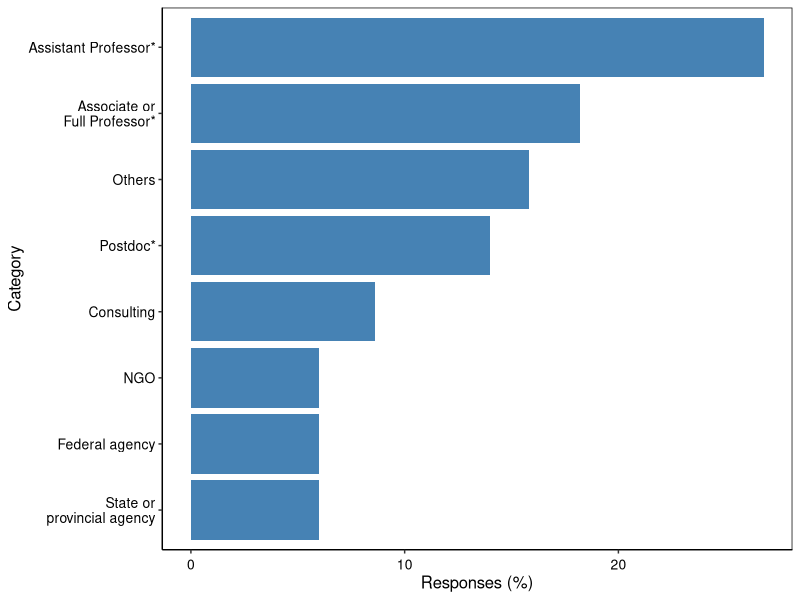
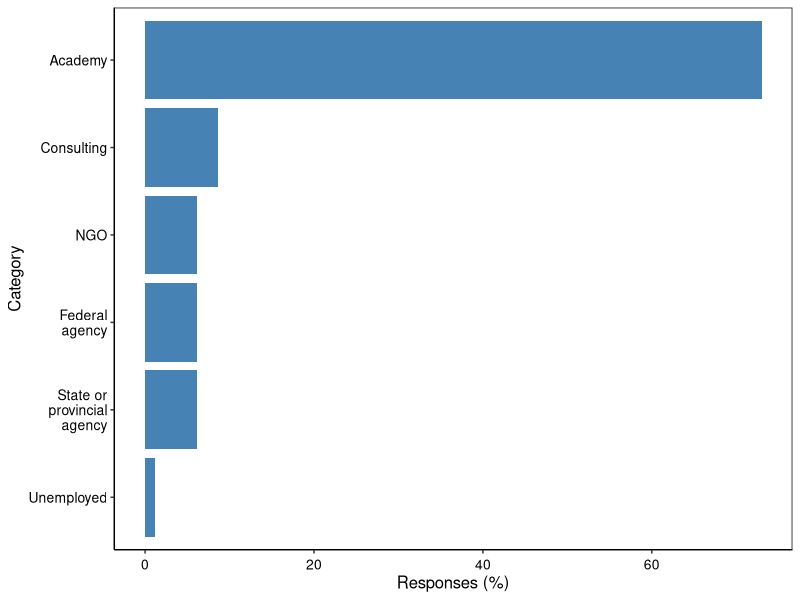
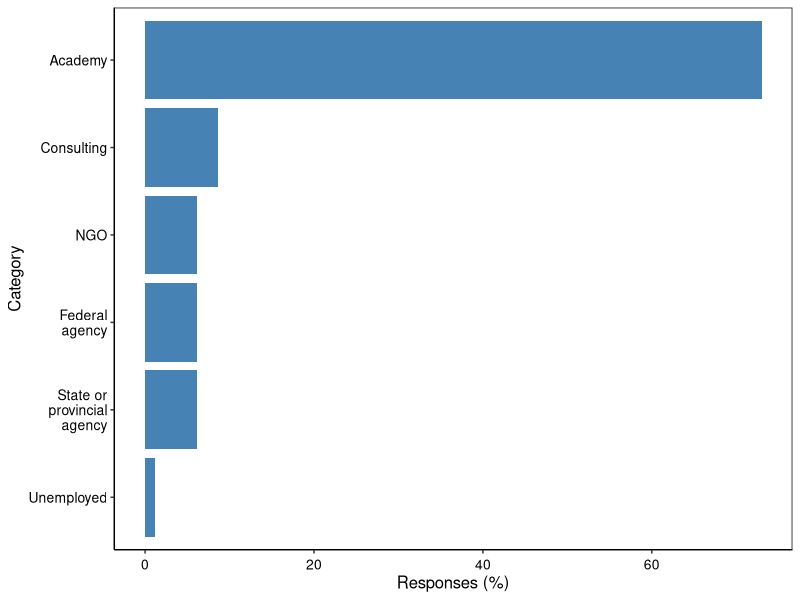

Generate these figures, in order, with R: (Note: this script raises an error after producing the figures.)


library('ggplot2')
library('patchwork')
library(dplyr)
library("RColorBrewer")
library(reshape2)


category <- c('Assistant Professor','Associate or Full Professor',
            'Postdoc ', 'Consulting', 'State or provincial agency', 'Federal agency',
            'NGO','Others')

responses <- c(26.8,18.2,14,8.6,6,6,6,15.8)

perfil <- data.frame(category, responses)
perfil

perfil$category <- factor(perfil$category, levels = perfil$category)

p1 <- ggplot(data=perfil, aes(x=reorder(category, responses), y=responses)) +
  labs(x= "Category", y = "Responses (%)") +
  geom_bar(stat="identity",fill="steelblue") + 
  coord_flip() +
  
  theme(axis.title.y = element_text(size = 12, angle = 90)) + # axis y 
  theme(axis.title.x = element_text(size = 12, angle = 00)) + # axis x
  theme(axis.text.x=element_text(angle=0, size=10, vjust=0.5, color="black")) + #subaxis x
  theme(axis.text.y=element_text(angle=0, size=10, vjust=0.5, color="black")) + #subaxis y
  
  # Panel
  theme(panel.grid.major = element_blank(), panel.grid.minor = element_blank(),
        panel.background = element_blank(), axis.line = element_line(colour = "black")) +
  theme(panel.border = element_rect(colour = "black", fill=NA, size=0.5)) +
  
  scale_x_discrete(labels=c('State or\n provincial agency', 'Federal agency',
                            'NGO','Consulting','Postdoc*','Others',
                            'Associate or\n Full Professor*','Assistant Professor*'))
p1


# Optional ----------------------------------------------------------------


category <- c('Academy', 'Consulting', 'State or provincial agency', 'Federal agency',
              'NGO','Unemployed')

responses <- c(73,8.6,6.1,6.1,6.1,1.2)

perfil <- data.frame(category, responses)
perfil

perfil$category <- factor(perfil$category, levels = perfil$category)

a1 <- ggplot(data=perfil, aes(x=reorder(category, responses), y=responses)) +
  labs(x= "Category", y = "Responses (%)") +
  geom_bar(stat="identity",fill="steelblue") + 
  coord_flip() +
  
  theme(axis.title.y = element_text(size = 12, angle = 90)) + # axis y 
  theme(axis.title.x = element_text(size = 12, angle = 00)) + # axis x
  theme(axis.text.x=element_text(angle=0, size=10, vjust=0.5, color="black")) + #subaxis x
  theme(axis.text.y=element_text(angle=0, size=10, vjust=0.5, color="black")) + #subaxis y
  
  # Panel
  theme(panel.grid.major = element_blank(), panel.grid.minor = element_blank(),
        panel.background = element_blank(), axis.line = element_line(colour = "black")) +
  theme(panel.border = element_rect(colour = "black", fill=NA, size=0.5)) +
  
  scale_x_discrete(labels=c('Unemployed','State or\n provincial\n agency', 'Federal\n agency',
                            'NGO','Consulting','Academy'))
a1
a1 + ggsave("work.jpeg", width = 20, height = 20, units = "cm") 

# Academy -----------------------------------------------------------------

category1 <- c('Assistant Professor','Associate or Full Professor',
              'Postdoc ', 'Lecure', 'Research', 'Others')

responses1 <- c(36.6,25,20,6.6,6.6,5)

perfil1 <- data.frame(category1, responses1)
perfil1

perfil1$category1 <- factor(perfil1$category1, levels = perfil1$category1)

a2 <- ggplot(data=perfil1, aes(x=reorder(category1, responses1), y=responses1)) +
  labs(x= "", y = "Responses (%)") +
  geom_bar(stat="identity",fill="steelblue") + 
  coord_flip() +
  
  theme(axis.title.y = element_text(size = 12, angle = 90)) + # axis y 
  theme(axis.title.x = element_text(size = 12, angle = 00)) + # axis x
  theme(axis.text.x=element_text(angle=0, size=10, vjust=0.5, color="black")) + #subaxis x
  theme(axis.text.y=element_text(angle=0, size=10, vjust=0.5, color="black")) + #subaxis y
  
  # Panel
  theme(panel.grid.major = element_blank(), panel.grid.minor = element_blank(),
        panel.background = element_blank(), axis.line = element_line(colour = "black")) +
  theme(panel.border = element_rect(colour = "black", fill=NA, size=0.5)) +
  
  scale_x_discrete(labels=c('Others', 'Researcher', 'Lecture','Postdoc',
                            'Associate or\n Full Professor','Assistant\n Professor'))
a2
a2 + ggsave("academy.jpeg", width = 20, height = 20, units = "cm") 

# Degree ------------------------------------------------------------------

degree <- c('PhD','MSc','BSc')
number <- c(70,20,10)

degree<- data.frame(degree, number)
degree


p2 <- ggplot(data=degree, aes(x=reorder(degree, -number), y=number)) +
  labs(x= "Degree", y = "% of respondents") +
  geom_bar(stat="identity", fill="steelblue") + 

  
  theme(axis.title.y = element_text(size = 12, angle = 90)) + # axis y 
  theme(axis.title.x = element_text(size = 12, angle = 00)) + # axis x
  theme(axis.text.x=element_text(angle=0, size=10, vjust=0.5, color="black")) + #subaxis x
  theme(axis.text.y=element_text(angle=0, size=10, vjust=0.5, color="black")) + #subaxis y
  
  # Panel
  theme(panel.grid.major = element_blank(), panel.grid.minor = element_blank(),
        panel.background = element_blank(), axis.line = element_line(colour = "black")) +
  theme(panel.border = element_rect(colour = "black", fill=NA, size=0.5))
p2  
p2 + ggsave("degree.jpeg", width = 20, height = 20, units = "cm") 
 
Fig1a <- (a1 + a2) / (p2 +plot_spacer())
Fig1a + plot_annotation(tag_levels = 'A')
Fig1a + ggsave("Figure_1a.jpeg", width = 20, height = 20, units = "cm") 


# Continually attending SFS meetings ---------------------------------------

continually <- c('Yes','Not','Not applicable (not yet graduated)')
number <- c(51,29,20)

continually <- data.frame(continually, number)
continually

p3 <- ggplot(data=continually, aes(x=reorder(continually,-number), y=number)) +
  labs(x= "Attending continually", y = "% of respondents") +
  geom_bar(stat="identity",fill="steelblue") + 
  
  
  theme(axis.title.y = element_text(size = 12, angle = 90)) + # axis y 
  theme(axis.title.x = element_text(size = 12, angle = 00)) + # axis x
  theme(axis.text.x=element_text(angle=0, size=10, vjust=0.5, color="black")) + #subaxis x
  theme(axis.text.y=element_text(angle=0, size=10, vjust=0.5, color="black")) + #subaxis y
  
  # Panel
  theme(panel.grid.major = element_blank(), panel.grid.minor = element_blank(),
        panel.background = element_blank(), axis.line = element_line(colour = "black")) +
  theme(panel.border = element_rect(colour = "black", fill=NA, size=0.5)) +
  
  scale_x_discrete(labels=c('Yes',
                            'No',
                            'Not applicable\n (not yet\n graduated'))

p3

# Why no continually  ---------------------------------------

continually <- c('Did not have funds for membership fee',
                 'Did not plan to attend the annual meeting',
                 'Other reasons')

number <- c(55,21,24)

continually <- data.frame(continually, number)
continually

levels(continually$continually) <- gsub(" ", "\n", levels(continually$continually))

p4 <- ggplot(data=continually, aes(x=reorder(continually, number), y=number)) +
  labs(x= "Category", y = "Responses (%)") +
  geom_bar(stat="identity",fill="steelblue") + 
  coord_flip() +
  
  theme(axis.title.y = element_text(size = 12, angle = 90)) + # axis y 
  theme(axis.title.x = element_text(size = 12, angle = 00)) + # axis x
  theme(axis.text.x=element_text(angle=0, size=10, vjust=0.5, color="black")) + #subaxis x
  theme(axis.text.y=element_text(angle=0, size=10, vjust=0.5, color="black")) + #subaxis y
  
  # Panel
  theme(panel.grid.major = element_blank(), panel.grid.minor = element_blank(),
        panel.background = element_blank(), axis.line = element_line(colour = "black")) +
  theme(panel.border = element_rect(colour = "black", fill=NA, size=0.5)) +
  
  scale_x_discrete(labels=c('Other reasons',
                            'Did not plan to attend\n the annual meeting',
                            'Did not have funds for\n membership fee'))

p4

Fig2 <- p3 + p4
Fig2 + plot_annotation(tag_levels = 'A')
Fig2 + ggsave("Figure_2.jpeg") 


# Interest ----------------------------------------------------------------

option <- c(rep("Option 1" , 5) , rep("Option 2" , 5) , rep("Option 3" , 5) ,
            rep("Option 4" , 5), rep("Option 5" , 5))

category <- c('Community Ecology','Biogeochemistry','Conservation','Streams/Rivers','Hydrology',
              'Streams/Rivers', 'Conservation', 'Biogeochemistry', 'Management', 'Hydrology',
              'Streams/Rivers', 'Invertebrates','Lakes', 'Management', 'Conservation',
              'Invertebrates','Streams/Rivers','Wetlands','Nutrients','Sediments',
              'Fish', 'Climate Change', 'Food Webs', 'Nutrients', 'Streams/Rivers')
numbers <- c(48,24,7,5,4,
             32.3,12.5,8.3,8.3,8.3,
             30.1,10.8,9.7,6.7,5.4,
             19.3,12.5,5.7,4.6,4.6,
             10.3,7.7,7.7,7.7,6.4
             )

interest <- data.frame(option,category, numbers)
interest


cbp1 <- c("#AA7744", "#774411", "#DDDD77","#AAAA44", 
          "#777711", "#88CCAA", "#44AA77", "#117744", 
          "#77CCCC", "#44AAAA","#117777",  "#77AADD", 
          "#4477AA", "#114477")
                                          #azul


p <- ggplot(interest, 
       aes(x=reorder(option,numbers), y=numbers, fill=reorder(category, numbers))) + 
  geom_bar(stat="identity") +
  labs(x= "", y = "Percentage", fill= "Topic") +
  coord_flip()+
  scale_fill_manual(values = cbp1)+
   guides(fill = guide_legend(reverse=TRUE)) +
   theme(axis.title.y = element_text(size = 12, angle = 90)) + # axis y 
   theme(axis.title.x = element_text(size = 12, angle = 00)) + # axis x
   theme(axis.text.x=element_text(angle=0, size=10, vjust=0.5, color="black")) + #subaxis x
   theme(axis.text.y=element_text(angle=0, size=10, vjust=0.5, color="black")) + #subaxis y
   
   # Panel
   theme(panel.grid.major = element_blank(), panel.grid.minor = element_blank(),
         panel.background = element_blank(), axis.line = element_line(colour = "black")) +
   theme(panel.border = element_rect(colour = "black", fill=NA, size=0.5))
p  

p + ggsave("Figure_3.jpeg") 
